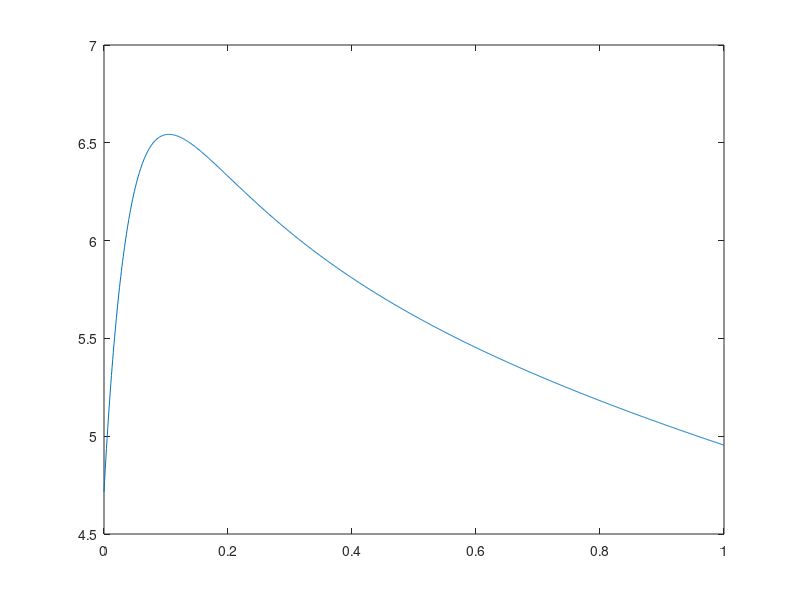

This figure's MATLAB source: (Note: this script raises an error after producing the figure.)
%Rate-Splitting Unifying SDMA, OMA, NOMA, and Multicasting in MISO Broadcast Channel_ A Simple Two-User Rate Analysis
%Fig 3 (a)
clear all
rho=0.3;
gam_dB=-5;
P=100;
MA_x=2;
P2_x=0;


gam=10^(gam_dB/20);


theta=acos(1-2*rho);
Theta=acos(1-2*rho);


h1=1/sqrt(2)*[1;1];
h2=(gam)/sqrt(2)*[1;exp(-1i*theta)];
v=0;
for t=0:1/1000:1
    v=v+1;
    h1_=h1/sqrt(1+norm(h1)^2*rho*P*t);
    %  h1_=h1/sqrt(1+norm(h1)^2*P*t);
    
    h2_=h2;
    A=[h1_';h2_']*[h1_ h2_];%(10)
    a_11=A(1,1);
    a_12=A(1,2);
    a_22=A(2,2);
    
    mu_1=(a_22-abs(a_12))/(a_11+a_22-2*abs(a_12));%(9)
    mu_2=(a_11-abs(a_12))/(a_11+a_22-2*abs(a_12));
    lam=(a_11*a_22-abs(a_12)^2)/(a_11+a_22-2*abs(a_12));%(8)
    f_c=(mu_1*h1_+mu_2*h2_*exp(-1i*angle(a_12)))/sqrt(lam);
    
    
    
    b1=P*abs(h2'*f_c)^2;
    a1=norm(h1)^2*rho*P;
    %a1=norm(h1)^2*P;
    t
    abs(h1_'*f_c)^2
    abs(h2_'*f_c)^2
    (a_11*a_22-abs(a_12)^2)/(a_11+a_22-2*abs(a_12))
   
    R(v)=log2(1+a1*t)+log2(1+b1*(1- t));
    
    %%%%%%%%%%%%%%%%%%%%%%%%%
 k=1+norm(h1)^2*rho*P*t;
   a=norm(h1)^2*norm(h2)^2*rho;
   Rk(v)=log2(k)+log2(1+(1-t)*P*a/(k*norm(h2)^2+norm(h1)^2-2*sqrt(k)*norm(h1)*norm(h2)*sqrt(1-rho)));
% a/(k*norm(h2)^2+norm(h1)^2-2*sqrt(k)*norm(h1)*norm(h2)*sqrt(1-rho))
    
    
    
end


R;
t=0:1/1000:1;
plot(t,Rk)

Rs_noma_mul=max(R);%0<=t<1
%k1=find(Rs_noma_mul==R);
%t1=t(k1);
%
%             Rs_oma=log2(1+norm(h1)^2*rho*P);

tou_x=t1;
Rs_x=Rs_noma_mul;
P2_x=0;
P1_x=P*t1;
Pc_x=(1-t1)*P;
%end








